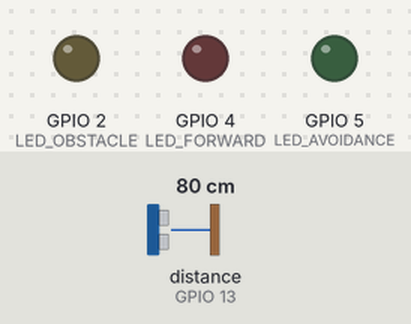
This sketch was run on a simulated ESP32-S2. Shown: output pins drawn as LEDs (lit = HIGH). Wiring (from diagram.json): ultrasonic range finder: trigger GPIO 12; echo GPIO 13. Dashed ring = blinking. The test bench sets the inputs (shaded band); at power-on: distance to the obstacle (sensor on GPIO 13) 80 cm. The echo pulse lasts 58.3 µs per cm; storage starts empty; pins used as bus, display or sensor lines are not drawn; what the sketch prints to the serial monitor is not drawn.

Above: at 1.2 s.
1.3 s: distance to the obstacle (sensor on GPIO 13) set to 55 cm
2.8 s: distance to the obstacle (sensor on GPIO 13) set to 48 cm
At 3.2 s:
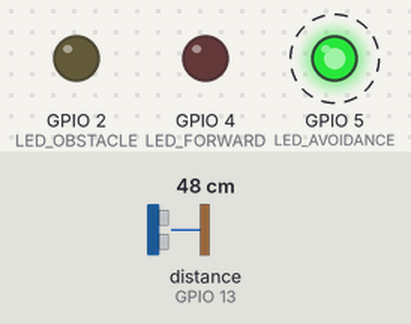
Timing chart, 0 to 11.8 s (numbered marks = the images above; inputs shaded):
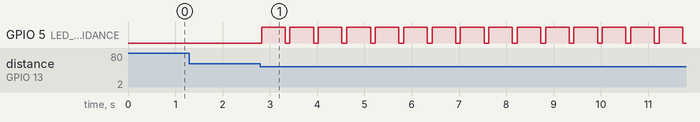

The sketch:

sketch.ino
```cpp
#include <FreeRTOS.h>
#include <queue.h>
#include <Wire.h>
#include <SD.h>
#include <Adafruit_MPU6050.h>
#include <Adafruit_Sensor.h>
#include <esp_timer.h>

volatile float TRIG_PIN = 12;
volatile float ECHO_PIN = 13;
const volatile int LED_OBSTACLE = 2;   // Red LED for obstacle detection
const volatile int LED_FORWARD = 4;    // Green LED for forward motion
const volatile int LED_AVOIDANCE = 5;  // Yellow LED for obstacle avoidance
const volatile int CS_PIN = 15;        // Chip Select (CS) for SD Card module
const volatile int SCK_PIN = 18;       // SPI Clock for SD Card module
const volatile int MOSI_PIN = 26;      // SPI Data (MOSI)
const volatile int MISO_PIN = 19;      // SPI Data (MISO)
const volatile int SDA_PIN = 36;       // I2C Data (SDA)
const volatile int SCL_PIN = 35;       // I2C Clock (SCL)

// FreeRTOS Queue
QueueHandle_t obstacleQueue;
// MPU6050 Sensor
Adafruit_MPU6050 mpu;

volatile float pulseDuration = 0;
volatile float distance = 0;

// Interrupt Service Routine (ISR) for Echo pin
void IRAM_ATTR handleEchoPulse() {
  if (digitalRead(ECHO_PIN) == HIGH) {
    pulseDuration = micros();
  } else {
    pulseDuration = micros() - pulseDuration;
    distance = pulseDuration * 0.034 / 2;
    if (distance < 50) {
      xQueueSendFromISR(obstacleQueue, (const void*)&distance, NULL); // type casting
    }
  }
}

// Timer callback for TRIG_PIN pulse
void trigPulseCallback(void* arg) {
  digitalWrite(TRIG_PIN, HIGH);
  delayMicroseconds(10);
  digitalWrite(TRIG_PIN, LOW);
}

// Data logging task
void dataLoggingTask(void *pvParameters) {
  while (true) {
    File logFile = SD.open("/log.txt", FILE_WRITE);
    if (logFile) {
      logFile.println("Logging data...");
      logFile.close();
    } else {
      Serial.println("Failed to open log file!");
    }
    vTaskDelay(pdMS_TO_TICKS(500));
  }
}

// Navigation task
void navigationTask(void *pvParameters) {
  int obstacleDistance;
  while (true) {
    if (xQueueReceive(obstacleQueue, &obstacleDistance, portMAX_DELAY)) {
      digitalWrite(LED_AVOIDANCE, HIGH);
      delay(500);
      digitalWrite(LED_AVOIDANCE, LOW);
    } else {

      digitalWrite(LED_FORWARD, HIGH);
      delay(1000);
      digitalWrite(LED_FORWARD, LOW);
    }
    vTaskDelay(pdMS_TO_TICKS(100));
  }
}

// Setup function
void setup() {
  Serial.begin(115200);

  // Pin setup
  pinMode(TRIG_PIN, OUTPUT);
  pinMode(ECHO_PIN, INPUT);
  pinMode(LED_OBSTACLE, OUTPUT);
  pinMode(LED_FORWARD, OUTPUT);
  pinMode(LED_AVOIDANCE, OUTPUT);

  // Attach interrupt to Echo pin
  attachInterrupt(digitalPinToInterrupt(ECHO_PIN), handleEchoPulse, CHANGE);

  // Initialize SD card
  if (!SD.begin(CS_PIN)) {
    Serial.println("SD Card initialization failed! Check wiring, format, or module voltage.");
    while (true); // stop execution
  }
  Serial.println("SD Card initialized.");

  // Initialize MPU6050
  Wire.begin(SDA_PIN, SCL_PIN);
  if (!mpu.begin()) {
    Serial.println("Failed to initialize MPU6050!");
    while (true); // Stop if MPU6050 fails
  }
  Serial.println("MPU6050 initialized.");

  // Create FreeRTOS queue
  obstacleQueue = xQueueCreate(10, sizeof(int));

  // Create FreeRTOS tasks
  xTaskCreate(navigationTask, "Navigation", 1024, NULL, 1, NULL);
  xTaskCreate(dataLoggingTask, "DataLogging", 1024, NULL, 1, NULL);

  // Create periodic timer for TRIG_PIN pulses
  esp_timer_create_args_t trigTimerArgs = {
    .callback = &trigPulseCallback,
    .arg = NULL,
    .dispatch_method = ESP_TIMER_TASK,
    .name = "TRIG Pulse Timer"
  };
  esp_timer_handle_t trigTimer;
  esp_timer_create(&trigTimerArgs, &trigTimer);
  esp_timer_start_periodic(trigTimer, 100000);
}

//void loop() {
//}
```

Measured:
- the behaviour switches between 51 and 50 cm on distance to the obstacle (sensor on GPIO 13) (found by bisection; images 0 and 1)
- after the input at 1.3 s, every drawn part: stays the same
- after the input at 2.8 s, GPIO 5 (LED_AVOIDANCE): alternates HIGH for 0.50 s and LOW for 0.10 s, starting at once
